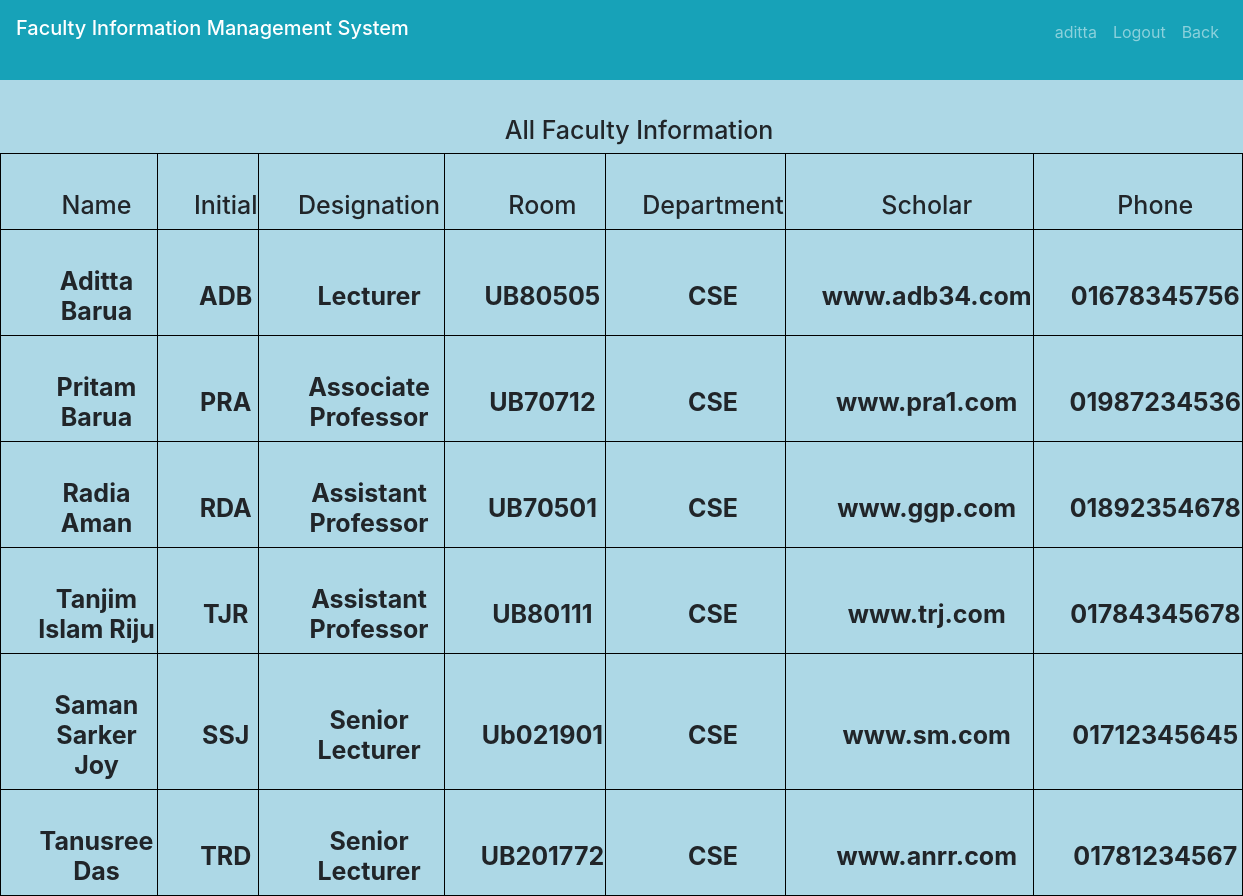
The app's page /allFacultyInfo.php (signed in) with its own data.
### tables this page shows
CREATE TABLE `faculty_information` (
  `id` varchar(244) NOT NULL,
  `name` varchar(244) NOT NULL,
  `initial` varchar(244) NOT NULL,
  `des` varchar(244) NOT NULL,
  `room` varchar(244) NOT NULL,
  `dep` varchar(244) NOT NULL,
  `scholar` varchar(244) NOT NULL,
  `phone` varchar(244) NOT NULL,
  `research` varchar(255) DEFAULT NULL
);

### allFacultyInfo.php (the view, shortened to what this page needs)
<?php include("header1.php"); ?>
<!DOCTYPE html>
<body>
  <body style='background-color: #ADD8E6'>
    <nav class="navbar navbar-expand-sm bg-info navbar-dark">
        <?php
        include("includes/connection.php");
        ?>
    </nav>
    <h3 style="text-align:center;padding-left:35px;padding-top:35px;color: black#A9A9A9;font-size:25px;">All Faculty Information</h3>
    <table class="center">
      <tr>
        <th>
          <h2 style="text-align:center;padding-left:35px;padding-top:35px;color: black#A9A9A9;font-size:25px;">Name</h3>
        </th>
        <th>
          <h2 style="text-align:center;padding-left:35px;padding-top:35px;color: black#A9A9A9;font-size:25px;">Initial</h3>
        </th>
        <th>
          <h2 style="text-align:center;padding-left:35px;padding-top:35px;color: black#A9A9A9;font-size:25px;">Designation</h3>
        </th>
        <th>
          <h2 style="text-align:center;padding-left:35px;padding-top:35px;color: black#A9A9A9;font-size:25px;">Room</h3>
        </th>
        <th>
          <h2 style="text-align:center;padding-left:35px;padding-top:35px;color: black#A9A9A9;font-size:25px;">Department</h3>
        </th>
        <th>
          <h2 style="text-align:center;padding-left:35px;padding-top:35px;color: black#A9A9A9;font-size:25px;">Scholar</h3>
        </th>
        <th>
          <h2 style="text-align:center;padding-left:35px;padding-top:35px;color: black#A9A9A9;font-size:25px;">Phone</h3>
        </th>
      </tr>
      <?php
      $query_run = mysqli_query($connect, "select * from faculty_information");
      while ($data = mysqli_fetch_array($query_run)) {
      ?>
        <tr>
          <th>
            <h3 style="text-align:center;padding-left:35px;padding-top:35px;color: black#A9A9A9;font-size:25px;"><?php echo "<b>" . $data['name'] . "</b>" ?></h3>
          </th>
          <th>
            <h3 style="text-align:center;padding-left:35px;padding-top:35px;color: black#A9A9A9;font-size:25px;"><?php echo "<b>" . $data['initial'] . "</b>" ?></h3>
          </th>
          <th>
            <h3 style="text-align:center;padding-left:35px;padding-top:35px;color: black#A9A9A9;font-size:25px;"><?php echo "<b>" . $data['des'] . "</b>" ?></h3>
          </th>
          <th>
            <h3 style="text-align:center;padding-left:35px;padding-top:35px;color: black#A9A9A9;font-size:25px;"><?php echo "<b>" . $data['room'] . "</b>" ?></h3>
          </th>
          <th>
            <h3 style="text-align:center;padding-left:35px;padding-top:35px;color: black#A9A9A9;font-size:25px;"><?php echo "<b>" . $data['dep'] . "</b>" ?></h3>
          </th>
          <th>
            <h3 style="text-align:center;padding-left:35px;padding-top:35px;color: black#A9A9A9;font-size:25px;"><?php echo "<b>" . $data['scholar'] . "</b>" ?></h3>
          </th>
          <th>
            <h3 style="text-align:center;padding-left:35px;padding-top:35px;color: black#A9A9A9;font-size:25px;"><?php echo "<b>" . $data['phone'] . "</b>" ?></h3>
          </th>
        </tr>
      <?php
      }
      ?>
    </table>
  </body>
  </html>

### allFacultyInfo.php (style rules this page uses)
table, th, td { border: 1px solid black; }
.center { margin-left: auto; margin-right: auto; }

### records on screen
faculty_information: name "Aditta Barua", initial "ADB", des "Lecturer", room "UB80505", dep "CSE", scholar "www.adb34.com", phone "01678345756"
faculty_information: name "Pritam Barua", initial "PRA", des "Associate Professor", room "UB70712", dep "CSE", scholar "www.pra1.com", phone "01987234536"
faculty_information: name "Radia Aman", initial "RDA", des "Assistant Professor", room "UB70501", dep "CSE", scholar "www.ggp.com", phone "01892354678"
faculty_information: name "Tanjim Islam Riju", initial "TJR", des "Assistant Professor", room "UB80111", dep "CSE", scholar "www.trj.com", phone "01784345678"
faculty_information: name "Saman Sarker Joy", initial "SSJ", des "Senior Lecturer", room "Ub021901", dep "CSE", scholar "www.sm.com", phone "01712345645"
faculty_information: name "Tanusree Das", initial "TRD", des "Senior Lecturer", room "UB201772", dep "CSE", scholar "www.anrr.com", phone "01781234567"

### other values on screen
$_SESSION['FacultyLoginId'] "aditta"
